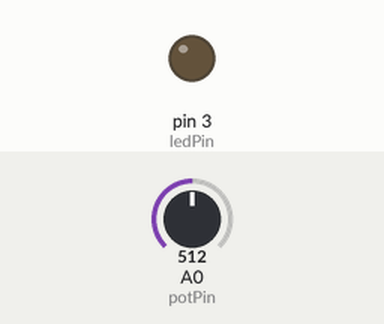
Simulated run of this sketch. Board: Arduino Uno, built with avr-gcc and run on an emulated ATmega328P. Parts: output pins drawn as LEDs (lit = HIGH). Inputs (shaded band) come from the test bench; at power-on: A0 (potPin) = 512.

Above: at 2.3 s.
2.4 s: A0 (potPin) set to 122
At 3.31 s:
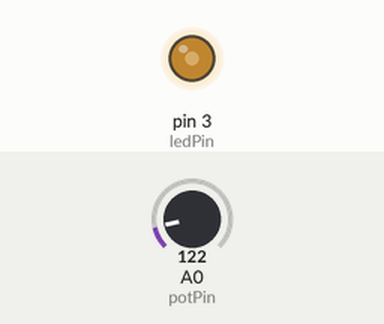
5.9 s: A0 (potPin) set to 137
9.4 s: A0 (potPin) set to 0
Timing chart, 0 to 18.9 s (numbered marks = the images above; inputs shaded):
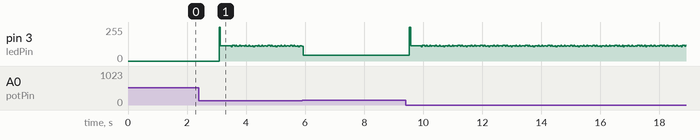

The sketch:

exercicio_do_gabriel_para_o_github1.ino
```cpp
const int potPin = A0;
const int ledPin = 3;
void setup() {
  pinMode(ledPin, OUTPUT);
  Serial.begin(9600);
}
void loop() {
  int potValue = analogRead(potPin);
  int breathTime = map(potValue, 0, 1023, 0, 4000);
  int fadeInTime = breathTime / 2;
  int fadeOutTime = breathTime / 2;
  for (int brightness = 0; brightness <= 255; brightness++) {
    analogWrite(ledPin, brightness);
    delay(fadeInTime / 255);
  }
  for (int brightness = 255; brightness >= 0; brightness--) {
    analogWrite(ledPin, brightness);
    delay(fadeOutTime / 255);
  }
}
```
